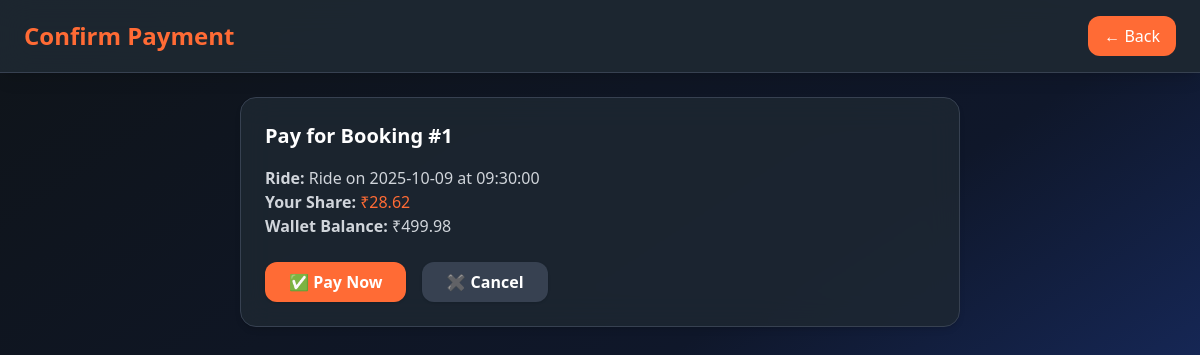
Screenshot of /wallet_pay/1 (signed in) with the database file from the repository.
### home/models.py (models this page shows, shortened)
class BookedRide(models.Model):
    rider = models.ForeignKey(User, on_delete=models.CASCADE, related_name="booked_rides")
    ride = models.ForeignKey(Offer_ride, on_delete=models.CASCADE, related_name="accepted_rides")
    driver = models.ForeignKey(User, on_delete=models.CASCADE, related_name="driver_rides")
    vehicle = models.ForeignKey(Vehicle, on_delete=models.SET_NULL, null=True, blank=True)
    pickup_place = models.CharField(max_length=50, null=True, blank=True)
    drop_place = models.CharField(max_length=50, null=True, blank=True)
    date = models.DateField()
    time = models.TimeField()
    ride_date = models.DateField()
    ride_time = models.TimeField()
    seats_booked = models.IntegerField(default=1)
    total_distance = models.FloatField(default=0)
    rider_distance = models.FloatField(default=0)
    total_cost = models.FloatField(default=0)
    rider_share = models.FloatField(default=0)
    driver_status = models.CharField(null=True)
    rider_status = models.CharField(null=True)
    rider_feedback = models.CharField(null=True)
    driver_feedback = models.CharField(null=True)
    cancel_reason = models.CharField(null=True)
    created_at = models.DateTimeField(auto_now_add=True)

class Offer_ride(models.Model):
    driver_id = models.ForeignKey(User, on_delete=models.CASCADE)
    vehicle = models.ForeignKey(Vehicle, on_delete=models.CASCADE, null=True)
    locations = models.JSONField(default=dict)
    available_seats = models.IntegerField(default=1)
    route_data = models.JSONField(null=True, blank=True)
    date = models.DateField(null=True)
    time = models.TimeField(null=True)
    from_name = models.CharField(null=True)
    to_name = models.CharField(null= True)
    def __str__(self):
        return f"Ride on {self.date} at {self.time}"

class Wallet(models.Model):
    user = models.OneToOneField(User, on_delete=models.CASCADE)
    balance = models.FloatField(default=0)
    last_topup = models.FloatField(default=0)
    last_topup_date = models.DateTimeField(null=True, blank=True)

### home/views.py (the view, shortened to what this page needs)
# urls.py: path("wallet_pay/<int:booking_id>", home.views.pay_for_ride, name="wallet_pay"),
@login_required
def pay_for_ride(request, booking_id):
    booking = get_object_or_404(BookedRide, id=booking_id)
    if booking.rider != request.user:
        messages.error(request, "You are not allowed to pay for this booking.")
        return redirect("wallet")
    amount_due = float(booking.rider_share or 0.0)
    rider_wallet, _ = Wallet.objects.get_or_create(user=request.user)
    return render(
        request,
        "payment_confirm.html",
        {"booking": booking, "wallet": rider_wallet, "amount_due": amount_due},
    )

### templates/payment_confirm.html (shortened to what this page needs)
{% load static %}
<!DOCTYPE html>
<html lang="en">
<head>
  <script src="https://cdn.tailwindcss.com"></script>
</head>
<body class="bg-gradient-to-br from-dark via-slate-900 to-blue-900 text-white min-h-screen">
  <header class="bg-card/90 backdrop-blur-lg border-b border-gray-700 p-4 shadow-lg">
    <div class="max-w-6xl mx-auto flex justify-between items-center">
      <h1 class="text-2xl font-bold text-carrot">Confirm Payment</h1>
      <a href="{% url 'wallet' %}"
         class="px-4 py-2 rounded-xl bg-carrot hover:bg-orange-600 transition">
        ← Back
      </a>
    </div>
  </header>
  <main class="max-w-3xl mx-auto p-6">
    <div class="bg-card/80 backdrop-blur-lg p-6 rounded-2xl shadow-md border border-gray-700 hover:border-carrot transition">
      <h2 class="text-xl font-semibold mb-4">Pay for Booking #{{ booking.id }}</h2>
      <p class="text-gray-300"><strong>Ride:</strong> {{ booking.ride }}</p>
      <p class="text-gray-300"><strong>Your Share:</strong> <span class="text-carrot">₹{{ amount_due|floatformat:2 }}</span></p>
      <p class="text-gray-300"><strong>Wallet Balance:</strong> ₹{{ wallet.balance|floatformat:2 }}</p>
      <div class="mt-6 flex gap-4">
        <form method="post" action="{% url 'wallet_pay' booking.id %}">
          <button type="submit"
                  class="px-6 py-2 bg-carrot hover:bg-orange-600 rounded-xl font-semibold shadow transition">
            ✅ Pay Now
          </button>
        </form>
        <a href="{% url 'wallet' %}"
           class="px-6 py-2 bg-gray-700 hover:bg-gray-600 rounded-xl font-semibold shadow transition">
          ✖ Cancel
        </a>
      </div>
    </div>
  </main>
</body>
</html>

### rows the page displays
BookedRide: id "1", ride "Ride on 2025-10-09 at 09:30:00", rider_share "28.62"
Wallet: balance "499.98"
